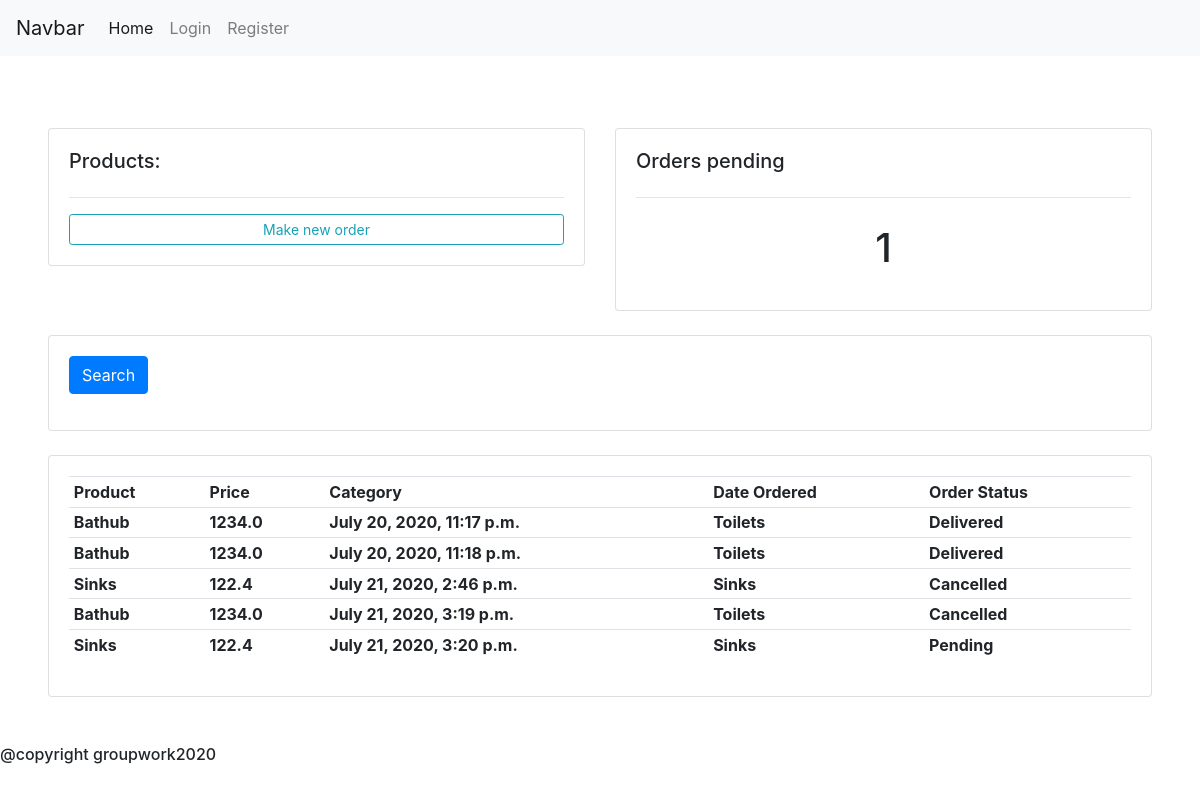
Page /customer/Jane/ on the earlier database version.
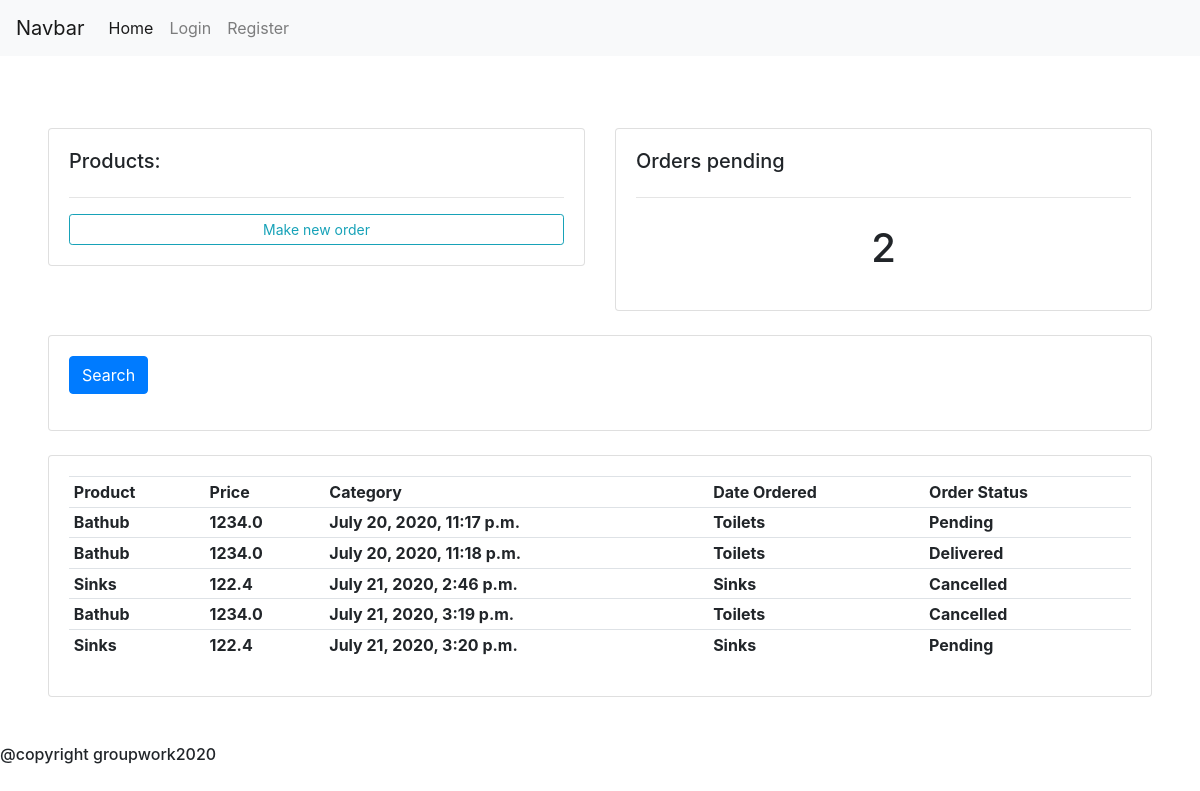
Same page on the later database version.
### main/models.py (models this page shows, shortened)
class Order(models.Model):
    STATUS =(
                ('Pending', 'Pending'),
                ('Cancelled', 'Cancelled'),
                ('Delivered', 'Delivered'),
            )
    customer = models.ForeignKey(Customer, null=True, on_delete = models.SET_NULL)
    product =models.ForeignKey(Product, null=True, on_delete = models.SET_NULL)
    status =models.CharField(max_length=200, null=True, choices=STATUS)
    date_created=models.DateTimeField(auto_now_add=True,  null=True)

class Product(models.Model):
    CATEGORY = (
                    ('Sinks', 'Sinks'),
                    ('Pipes', 'Pipes'),
                    ('Toilets', 'Toilets'),
                )
    name=models.CharField(max_length=200, null=True)
    price=models.FloatField(max_length=200, null=True)
    category=models.CharField(max_length=200, null=True,choices=CATEGORY)
    description=models.CharField(max_length=200, null=True, blank=True)
    date_created=models.DateTimeField(auto_now_add=True,  null=True)
    image_url = models.CharField(max_length=200, null=True,default='https://upload.wikimedia.org/wikipedia/commons/8/89/Portrait_Placeholder.png' )
    stock_number = models.IntegerField(null=True, default=0)

### main/views.py (the view)
# urls.py: path("customer/<slug:username>/", views.customer, name='user'),
def customer(request, username):
    username = Customer.objects.get(name=username)
    orders = username.order_set.all()
    orders_pending = orders.filter(status='Pending').count()
    context = {
        'username': username,
        'orders': orders,
        'orders_pending': orders_pending
    }
    return render(request, 'main/orders.html', context)

### main/templates/main/orders.html
{% extends 'main/base.html' %}
{% block content%}
	<br>
<div style="margin: 1%; padding: 3%">
<div class="row" >
	<div class="col-md">
		<div class="card card-body">
			<h5>Products:</h5>
			<hr>
			<a class="btn btn-outline-info  btn-sm btn-block" href="{% url 'main:createorder' %}">Make new order</a>
		</div>
	</div>
	<div class="col-md">
		<div class="card card-body">
			<h5>Orders pending</h5>
			<hr>
			<h1 style="text-align: center;padding: 10px">{{ orders_pending }}</h1>
		</div>
	</div>
</div>
<br>
<div class="row">
	<div class="col">
		<div class="card card-body">
			<form method="get">
		    <button class="btn btn-primary" type="submit">Search</button>
		  </form>
		</div>
	</div>
</div>
<br>
      <div class="row">
        <div class="col-md">
            <div class="card card-body">
                <table class="table table-sm">
                    <tr>
                        <th>Product</th>
                        <th>Price</th>
                        <th>Category</th>
                        <th>Date Ordered</th>
                        <th>Order Status</th>
                    </tr>
                      {% for order in orders %}
                    <tr>
                        <th>  {{order.product.name}}</th>
                        <th>  {{order.product.price}}</th>
                        <th>  {{order.date_created}}</th>
                        <th>  {{order.product.category}}</th>
                        <th>  {{order.status}}</th>
                    </tr>
                    {% endfor %}
                </table>
            </div>
        </div>
    </div>
</div>
{% endblock %}

Differences in the rows shown:
changed Order "July 20, 2020, 11:17 p.m.": status "Delivered" → "Pending"
Other differences:
{{ orders_pending }}: "1" → "2"
